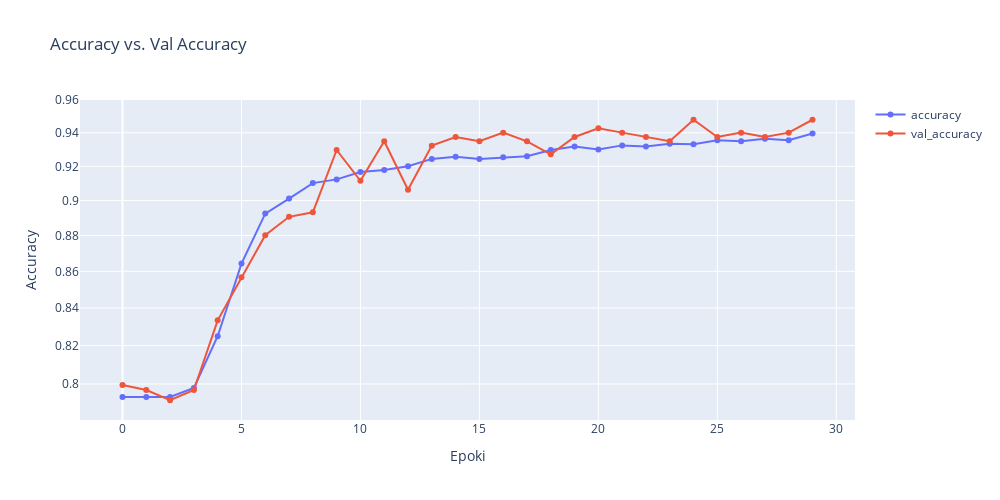
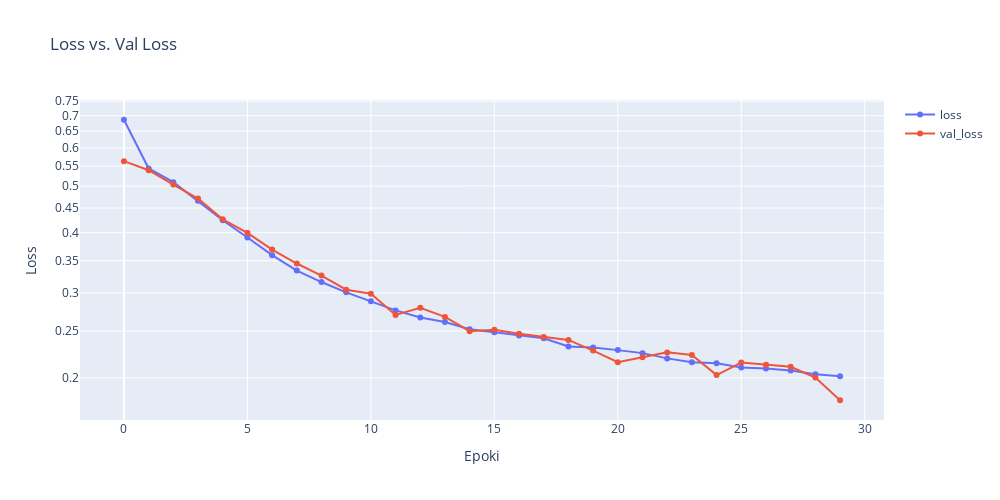

Notebook cell for these charts, in order:
### Markdown cell above
### Wyświetlenie wykresów prezentujących zmiany accuracy oraz categorical_crossentropy (loss) dla zbioru treningowego i walidacyjnego w zależności od epoki

### Code cell
plot_hist(history2)

### Figure 1 — Plotly figure (JSON) as saved in the notebook; plotly's stock layout.template omitted (floating-point values rounded to 4 significant figures)
{"data": [{"mode": "markers+lines", "name": "accuracy", "type": "scatter", "x": [0, 1, 2, 3, 4, 5, 6, 7, 8, 9, 10, 11, 12, 13, 14, 15, 16, 17, 18, 19, 20, 21, 22, 23, 24, 25, 26, 27, 28, 29], "y": [0.7933, 0.7933, 0.7933, 0.798, 0.8249, 0.8643, 0.8925, 0.9011, 0.9101, 0.9123, 0.9166, 0.9179, 0.92, 0.9244, 0.9256, 0.9244, 0.9253, 0.9259, 0.9297, 0.9318, 0.93, 0.9324, 0.9318, 0.9334, 0.9331, 0.9355, 0.9349, 0.9365, 0.9355, 0.9396]}, {"mode": "markers+lines", "name": "val_accuracy", "type": "scatter", "x": [0, 1, 2, 3, 4, 5, 6, 7, 8, 9, 10, 11, 12, 13, 14, 15, 16, 17, 18, 19, 20, 21, 22, 23, 24, 25, 26, 27, 28, 29], "y": [0.7995, 0.7969, 0.7917, 0.7969, 0.8333, 0.8568, 0.8802, 0.8906, 0.8932, 0.9297, 0.9115, 0.9349, 0.9062, 0.9323, 0.9375, 0.9349, 0.9401, 0.9349, 0.9271, 0.9375, 0.9427, 0.9401, 0.9375, 0.9349, 0.9479, 0.9375, 0.9401, 0.9375, 0.9401, 0.9479]}], "layout": {"height": 500, "title": {"text": "Accuracy vs. Val Accuracy"}, "width": 1000, "xaxis": {"title": {"text": "Epoki"}}, "yaxis": {"title": {"text": "Accuracy"}, "type": "log"}}}

### Figure 2 — Plotly figure (JSON) as saved in the notebook; plotly's stock layout.template omitted (floating-point values rounded to 4 significant figures)
{"data": [{"mode": "markers+lines", "name": "loss", "type": "scatter", "x": [0, 1, 2, 3, 4, 5, 6, 7, 8, 9, 10, 11, 12, 13, 14, 15, 16, 17, 18, 19, 20, 21, 22, 23, 24, 25, 26, 27, 28, 29], "y": [0.6864, 0.5438, 0.5093, 0.466, 0.4247, 0.3911, 0.3594, 0.3339, 0.316, 0.3008, 0.2882, 0.276, 0.2668, 0.2611, 0.2523, 0.2487, 0.2448, 0.2416, 0.2324, 0.2313, 0.2283, 0.225, 0.2194, 0.2155, 0.2143, 0.2102, 0.2091, 0.2071, 0.2035, 0.2015]}, {"mode": "markers+lines", "name": "val_loss", "type": "scatter", "x": [0, 1, 2, 3, 4, 5, 6, 7, 8, 9, 10, 11, 12, 13, 14, 15, 16, 17, 18, 19, 20, 21, 22, 23, 24, 25, 26, 27, 28, 29], "y": [0.5632, 0.5393, 0.5037, 0.471, 0.4265, 0.3998, 0.369, 0.3453, 0.3259, 0.3047, 0.2988, 0.2701, 0.2794, 0.2676, 0.2499, 0.2516, 0.2467, 0.2429, 0.2397, 0.2277, 0.2155, 0.2205, 0.2258, 0.2229, 0.2027, 0.2151, 0.2128, 0.2108, 0.2002, 0.1796]}], "layout": {"height": 500, "title": {"text": "Loss vs. Val Loss"}, "width": 1000, "xaxis": {"title": {"text": "Epoki"}}, "yaxis": {"title": {"text": "Loss"}, "type": "log"}}}
